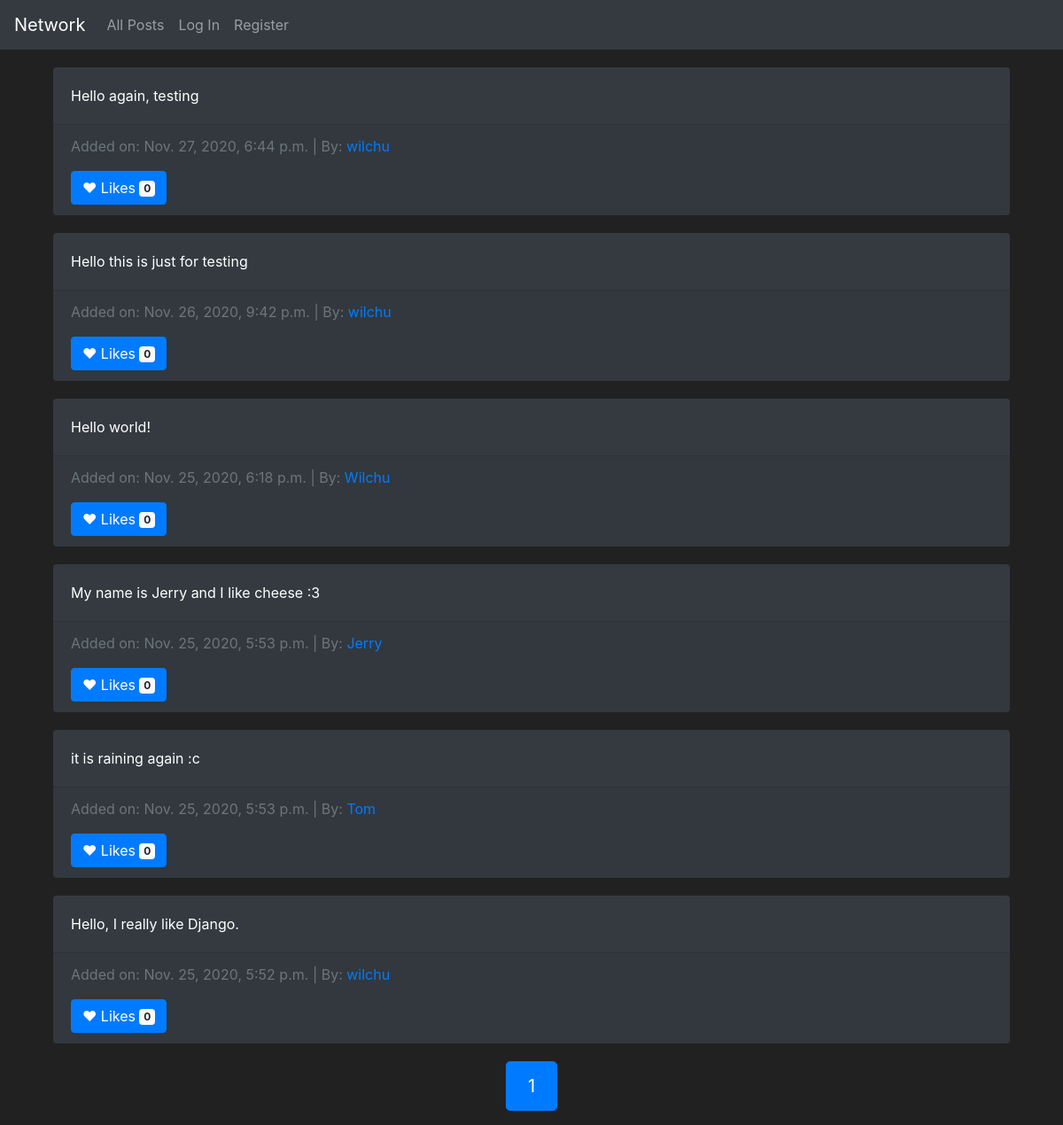
/, run on an earlier commit of the app's database.
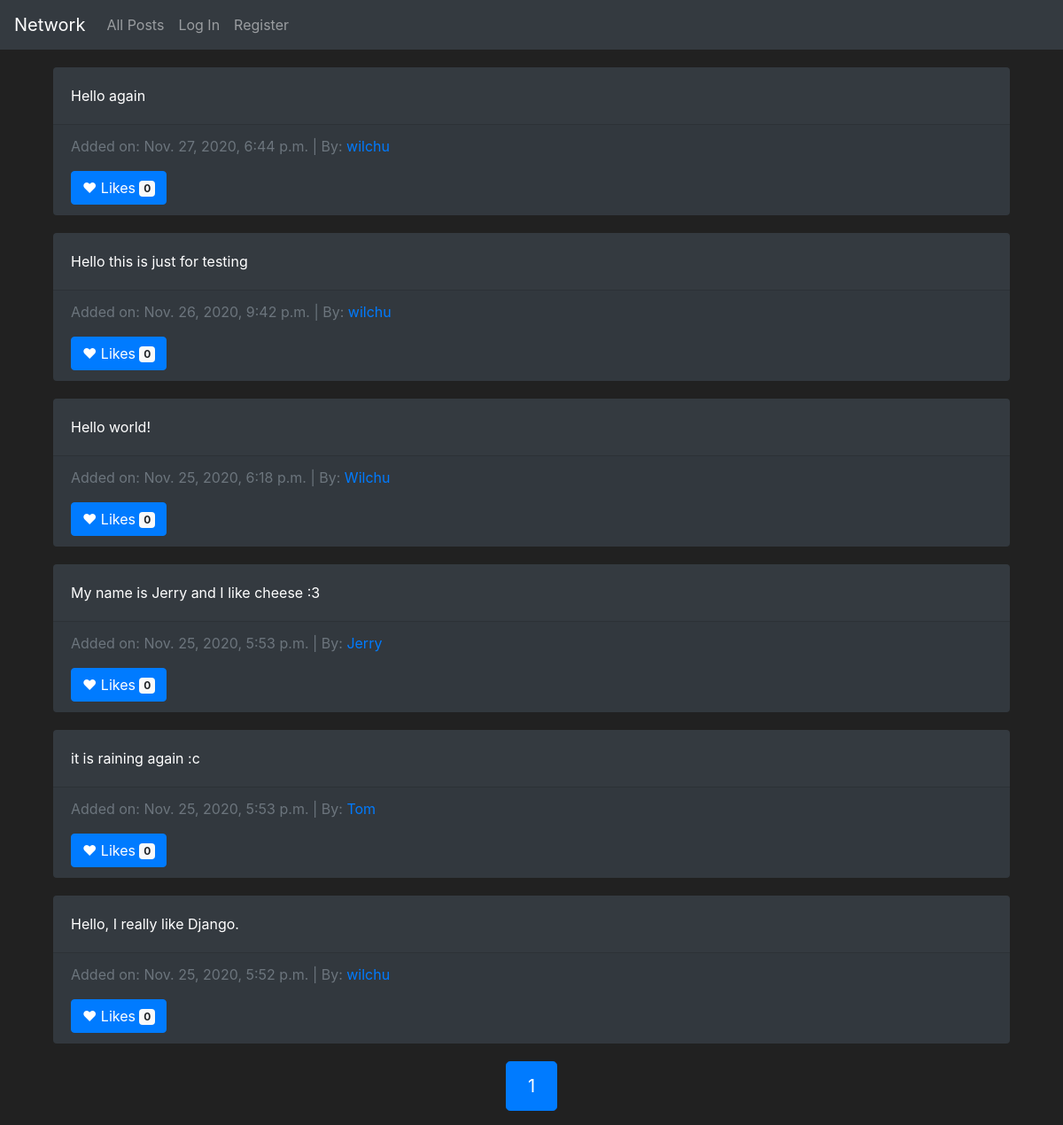
And on a later commit of the database.
### network/models.py (models this page shows, shortened)
class Posts(models.Model):
    post_owner = models.ForeignKey(User, on_delete=models.CASCADE, related_name="post_owner")
    post_content = models.CharField(max_length=2000)
    post_likes = models.IntegerField(default=0)
    post_date = models.DateTimeField(auto_now_add=True)

class User(AbstractUser):
    followers = models.IntegerField(default=0)
    following = models.IntegerField(default=0)

### network/views.py (the view, shortened to what this page needs)
# urls.py: path("", views.index, name="index"),
def index(request):
    all_posts = Posts.objects.all().order_by('-post_date')
    paginator = Paginator(all_posts, 10)
    try:
        page = paginator.page(request.GET.get('page', 1))
    except EmptyPage:
        page = paginator.page(1)
    return render(request, "network/index.html", {
        "all_posts": page
    })

### network/templates/network/index.html (shortened to what this page needs)
{% extends "network/layout.html" %}
{% block body %}
    <section>
        <div class="container">
            {% for post in all_posts %}
            <div class="card bg-dark text-white">
                <div class="card-body">
                  <p class="card-text">{{ post.post_content }}</p>
                </div>
                <div class="card-footer text-muted">
                  <p>Added on: {{ post.post_date }} | By: <a href="{% url 'profil' post.post_owner.id %}">{{ post.post_owner }}</a></p>
                  <button type="button" class="btn btn-primary">
                    &hearts; Likes <span class="badge badge-light">{{ post.post_likes }}</span>
                  </button>
                </div>
              </div>
            {% endfor %}
        </div>
    </section>
    <section style="margin-top: 20px;">
      <nav aria-label="Posts pagination">
        <ul class="pagination justify-content-center pagination-lg">
          {% for page in all_posts.paginator.page_range %}
            <li class="page-item {% if page == all_posts.number %} active {% endif %}">
              <a class="page-link" href="{% url 'index' %}?page={{ page }}">{{ page }}</a>
            </li>
          {% endfor %}
        </ul>
      </nav>
    </section>
{% endblock %}

What changed in the data, as far as the page shows it:
changed Posts: post_content "Hello again, testing" → "Hello again"
